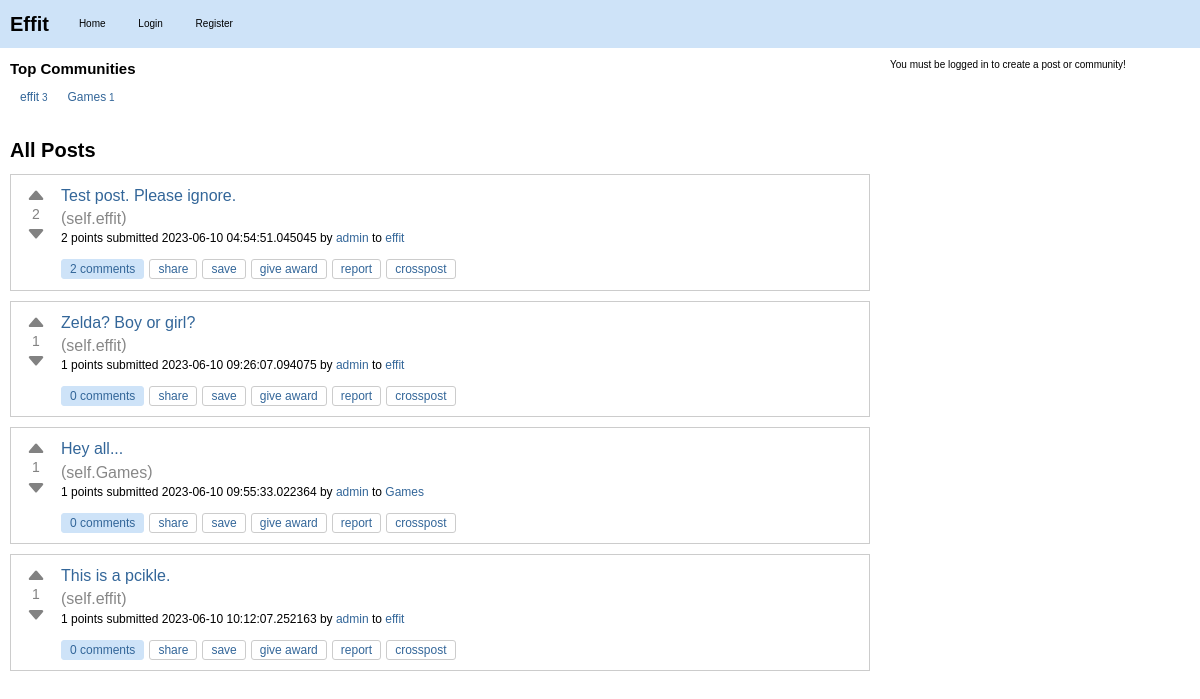
Before: / with the older database file.
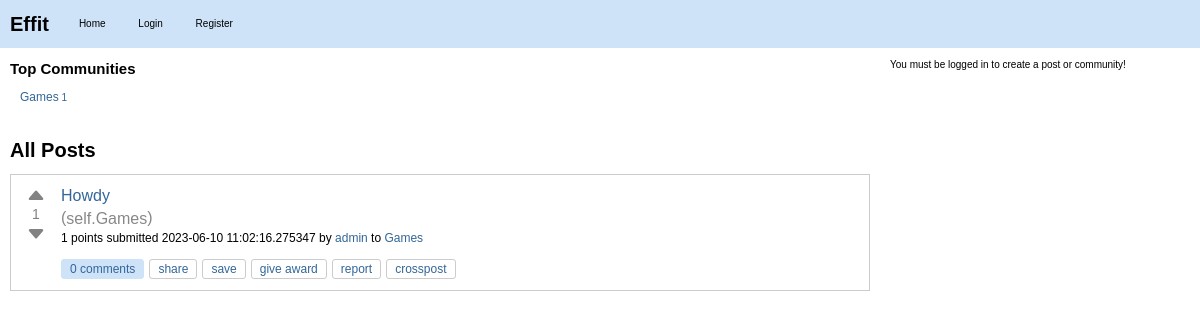
After: the same page with the newer database file.
### effit.py (models this page shows)
class Community(db.Model):
    id = db.Column(db.Integer, primary_key=True)
    name = db.Column(db.String(80), unique=True, nullable=False)
    description = db.Column(db.String(200))
    creator_id = db.Column(db.Integer, db.ForeignKey("user.id"))
    creator = db.relationship(
        "User", backref=db.backref("created_communities", lazy=True)
    )
    posts = db.relationship("Post", backref="community", lazy=True)

class Post(db.Model):
    id = db.Column(db.Integer, primary_key=True)
    title = db.Column(db.String(120), nullable=False)
    content = db.Column(db.Text, nullable=False)
    user_id = db.Column(db.Integer, db.ForeignKey("user.id"), nullable=False)
    created_at = db.Column(db.DateTime, default=datetime.utcnow)
    community_id = db.Column(db.Integer, db.ForeignKey("community.id"), nullable=False)
    upvotes = db.Column(db.Integer, default=0)
    downvotes = db.Column(db.Integer, default=0)
    comments = db.relationship("Comment", backref="post", lazy=True)
    slug = db.Column(db.String(120), nullable=False)
    @property
    def score(self):
        return self.upvotes - self.downvotes

class User(db.Model):
    id = db.Column(db.Integer, primary_key=True)
    username = db.Column(db.String(80), unique=True, nullable=False)
    password = db.Column(db.String(120), nullable=False)
    posts = db.relationship("Post", backref="author", lazy=True)
    communities = db.relationship(
        "Community",
        secondary=community_members,
        backref=db.backref("members", lazy="dynamic"),
    )

### effit.py (the view)
@app.route("/")
def index():
    posts = Post.query.all()
    top_communities = (
        Community.query.join(Community.posts)
        .with_entities(Community, func.count(Post.id).label("post_count"))
        .group_by(Community)
        .order_by(func.count(Post.id).desc())
        .limit(5)
        .all()
    )
    community = (
        Community.query.first()
    )  # or however you want to get a default community
    default_community_id = Community.query.filter_by(name="effit").first().id
    return render_template(
        "index.html",
        posts=posts,
        top_communities=top_communities,
        community=community,
        default_community_id=default_community_id,
    )

### templates/index.html (shortened to what this page needs)
{% extends "layout.html" %}
{% block content %}
<div class="top-communities">
    <h2>Top Communities</h2>
    <div class="community-list">
      {% for community, post_count in top_communities %}
        <div class="community">
          <a href="{{ url_for('community_posts', community_name=community.name) }}">
            <span class="community-name">{{ community.name }}</span>
            <span class="post-count">{{ post_count }}</span>
          </a>
        </div>
      {% endfor %}
    </div>
</div>
<div id="posts">
    <h2>All Posts</h2>
    {% for post in posts %}
    <div class="post-item" id="post-{{ post.id }}">
        <div class="post">
            <div class="vote">
                <button class="upvote" onclick="vote('{{ post.id }}', '{{ post.slug }}', '{{ post.community.name }}', 'upvote')">
                    <svg xmlns="http://www.w3.org/2000/svg" width="20" height="20" fill="currentColor" class="bi bi-caret-up-fill" viewBox="0 0 16 16">
                      <path d="M7.247 4.86l-4.796 5.481c-.646.74.037 1.659.877 1.659h9.392c.839 0 1.523-.92.877-1.659l-4.796-5.48a1 1 0 0 0-1.554 0z"/>
                    </svg>
                </button>
                <span class="score">{{ post.score }}</span>
                <button class="downvote" onclick="vote('{{ post.id }}', '{{ post.slug }}', '{{ post.community.name }}', 'downvote')">
                    <svg xmlns="http://www.w3.org/2000/svg" width="20" height="20" fill="currentColor" class="bi bi-caret-down-fill" viewBox="0 0 16 16">
                      <path d="M7.247 11.14l-4.796-5.481c-.646-.74.037-1.659.877-1.659h9.392c.839 0 1.523.92.877 1.659l-4.796 5.481a1 1 0 0 1-1.554 0z"/>
                    </svg>
                </button>
            </div>
            <div class="post-info">
                <h3><a class="title may-blank loggedin" href="{{ url_for('post_detail', community_name=post.community.name, post_slug=post.slug) }}">{{ post.title }}</a></h3>
                <span class="domain">(<a href="{{ url_for('community_posts', community_name=post.community.name) }}">self.{{ post.community.name }}</a>)</span>
                <p class="tagline">
                    <span>{{ post.score }} points</span>
                    submitted <time datetime="{{ post.created_at.isoformat() }}">{{ post.created_at }}</time>
                    by <a href="{{ url_for('user_posts', username=post.author.username) }}" class="author may-blank id-t2_d2kpf">{{ post.author.username }}</a>
                    to <a href="{{ url_for('community_posts', community_name=post.community.name) }}" class="subrs hover may-blank">{{ post.community.name }}</a>
                </p>
                <ul class="flat-list buttons">
                    <li class="first">
                        <a href="{{ url_for('post_detail', community_name=post.community.name, post_slug=post.slug) }}" class="bylink comments may-blank" rel="nofollow">
                            {{ post.comments|length }} comments
                        </a>
                    </li>
                    <li class="share"><a class="post-sharing-button">share</a></li>
                    <li class="link-save-button save-button login-required"><a>save</a></li>
                    <li class="give-gold-button"><a href="#" class="give-gold login-required access-required gold-give-gold" rel="nofollow">give award</a></li>
                    <li class="report-button login-required"><a href="#" class="reportbtn access-required">report</a></li>
                    <li class="crosspost-button"><a class="post-crosspost-button">crosspost</a></li>
                </ul>
            </div>
        </div>
    </div>
    {% endfor %}
</div>
{% endblock %}

### templates/layout.html (shortened to what this page needs)
<!DOCTYPE html>
<html lang="en">
<head>
    <link rel="stylesheet" type="text/css" href="{{ url_for('static', filename='styles.css') }}">
    <link rel="stylesheet" href="https://cdn.jsdelivr.net/npm/simplemde@1.11.2/dist/simplemde.min.css">
</head>
<body>
    <nav>
        <a href="{{ url_for('index') }}" class="logo">Effit</a>
        <ul>
            <li><a href="{{ url_for('index') }}">Home</a></li>
            {% if 'username' not in session %}
                <li><a href="{{ url_for('login') }}">Login</a></li>
                <li><a href="{{ url_for('register') }}">Register</a></li>
            {% else %}
                <li><a href="{{ url_for('logout') }}">Logout</a></li>
            {% endif %}
        </ul>
    </nav>
    <main>
        <div id="container">
            <div id="content">
                {% block content %}
                {% endblock %}
            </div>
            <div id="sidebar">
                {% if 'username' in session %}
                <div class="create-form">
                    <h2>Create a Community</h2>
                    <form action="/create_community" method="post">
                        <label for="name">Name:</label><br>
                        <input type="text" id="name" name="name" value="{{ request.form.name | escape }}"><br>
                        <label for="description">Description:</label><br>
                        <textarea id="description" name="description">{{ request.form.description | escape }}</textarea><br>
                        <input type="submit" value="Create">
                    </form>
                </div>
                <div class="create-form">
                    <form action="{{ url_for('create_post') }}" method="post">
                    {% if community_id %}
                    <input type="hidden" name="community_id" value="{{ community_id }}">
                    {% else %}
                    <input type="hidden" name="community_id" value="{{ default_community_id }}">
                    {% endif %}
                    <input type="submit" value="Create Post">
                    </form>
                </div>
                {% else %}
                <p>You must be logged in to create a post or community!</p>
                {% endif %}
            </div>
        </div>
    </main>
</body>
</html>

### static/styles.css (style rules this page uses)
body, ul, ol, li, p, h1, h2, h3, h4, h5, h6, form, fieldset, input, textarea, button { margin: 0; padding: 0; border: 0; }
body { background-color: #ffffff; color: #000000; font: normal x-small verdana,arial,helvetica,sans-serif; font-style: normal; font-variant-caps: normal; font-weight: normal; font-stretch: normal; font-size: x-small; line-height: normal; font-family: verdana, arial, helvetica, sans-serif; font-size-adjust: none; font-kerning: auto; font-optical-sizing: auto; font-variant-alternates: normal; font-variant-east-asian: normal; font-variant-ligatures: normal; font-variant-numeric: normal; font-variant-position: normal; font-language-override: normal; font-feature-settings: normal; font-variation-settings: normal; line-height: 1.4; }
.post, .comment { background-color: #ffffff; margin-bottom: 10px; padding: 10px; border: 1px solid #cccccc; font-size: medium; font-family: Arial,sans-serif; display: flex; align-items: start; }
.post h3, .comment h3 { margin: 0; font-size: 16px; line-height: 1.4; }
.post h3 a, .comment h3 a { color: #336699; text-decoration: none; }
h1, h2, h3, h4, h5, h6 { color: #000000; }
a { color: #336699; text-decoration: none; }
#container { display: flex; }
#sidebar { flex: 0 0 300px; order: 2; }
#content { flex: 1; margin-right: 20px; order: 1; }
nav { background-color: #cee3f8; padding: 10px 0; display: flex; align-items: center; }
nav .logo { font-weight: bold; font-size: 20px; color: #000000; text-decoration: none; margin-right: 20px; margin-left: 10px; }
nav ul { list-style: none; padding: 0; margin: 0; }
nav ul li { display: inline-block; margin-right: 10px; }
nav ul li a { color: #000000; text-decoration: none; padding: 5px 10px; }
main { padding: 10px; }
#posts { margin-bottom: 20px; }
#posts h2 { font-size: 20px; margin-bottom: 10px; }
.post .title { font-size: medium; font-weight: normal; margin-bottom: 1px; margin-bottom: 5px; }
.domain { color: #888; display: inline; overflow: hidden; white-space: nowrap; text-overflow: ellipsis; vertical-align: middle; max-width: 19em; }
.domain a { color: #888; display: inline-block; overflow: hidden; white-space: nowrap; text-overflow: ellipsis; vertical-align: middle; max-width: 19em; text-decoration: none; }
.post p { margin-bottom: 10px; font-size: medium; font-family: Segoe,"PT Sans",Arial,sans-serif; }
.post .tagline { font-size: 12px; }
.flat-list.buttons { list-style: none; margin: 0; padding: 0; display: flex; align-items: center; }
.flat-list.buttons li { display: inline-block; margin-right: 5px; }
.flat-list.buttons li a { display: inline-block; padding: 3px 8px; font-size: 12px; line-height: 1; color: #336699; text-decoration: none; background-color: transparent; border: 1px solid #cccccc; border-radius: 3px; transition: background-color 0.2s ease; }
.flat-list.buttons .comments { padding: 3px 8px; background-color: #cee3f8; color: #336699; border: 1px solid #cee3f8; border-radius: 3px; }
.flat-list.buttons .save-button, .flat-list.buttons .give-gold-button, .flat-list.buttons .report-button, .flat-list.buttons .crosspost-button { background-color: #ffffff; }
.flat-list.buttons .login-required { cursor: pointer; }
.top-communities { margin-bottom: 20px; }
.community-list { display: flex; flex-wrap: nowrap; overflow-x: auto; -webkit-overflow-scrolling: touch; scrollbar-width: thin; scrollbar-color: var(--scrollbar-thumb) var(--scrollbar-track); }
.community { flex: 0 0 auto; padding: 10px; display: flex; flex-direction: column; align-items: center; text-align: center; }
.community-name { font-size: 12px; }
.vote { display: flex; flex-direction: column; align-items: center; justify-content: center; width: 30px; margin-right: 10px; }
.upvote, .downvote { height: 20px; border: none; background: none; color: #828282; cursor: pointer; font-size: 20px; line-height: 1; }
.score { font-size: 14px; color: #828282; }

Changed rows visible on the page:
no longer on this page (row unchanged): Community: name "effit", post_count "3"
removed Post: score "2", title "Test post. Please ignore.", community.name "effit", created_at "2023-06-10 04:54:51.045045", author.username "admin", comments|length "2"
removed Post: score "1", title "Zelda? Boy or girl?", community.name "effit", created_at "2023-06-10 09:26:07.094075", author.username "admin", comments|length "0"
removed Post: score "1", title "Hey all...", community.name "Games", created_at "2023-06-10 09:55:33.022364", author.username "admin", comments|length "0"
removed Post: score "1", title "This is a pcikle.", community.name "effit", created_at "2023-06-10 10:12:07.252163", author.username "admin", comments|length "0"
added Post: score "1", title "Howdy", community.name "Games", created_at "2023-06-10 11:02:16.275347", author.username "admin", comments|length "0"
